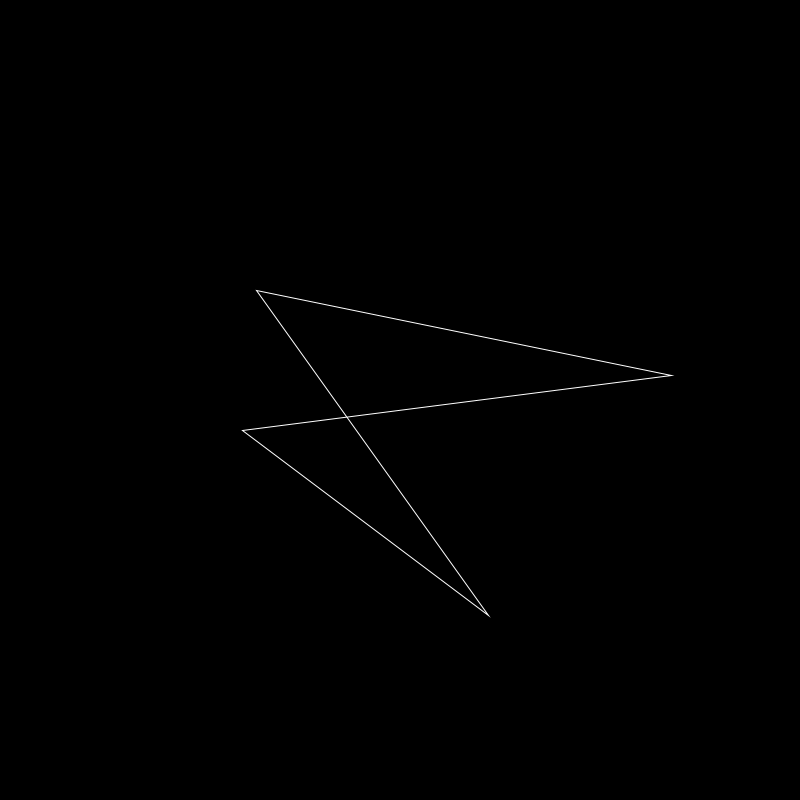
Frame 1 (no input)
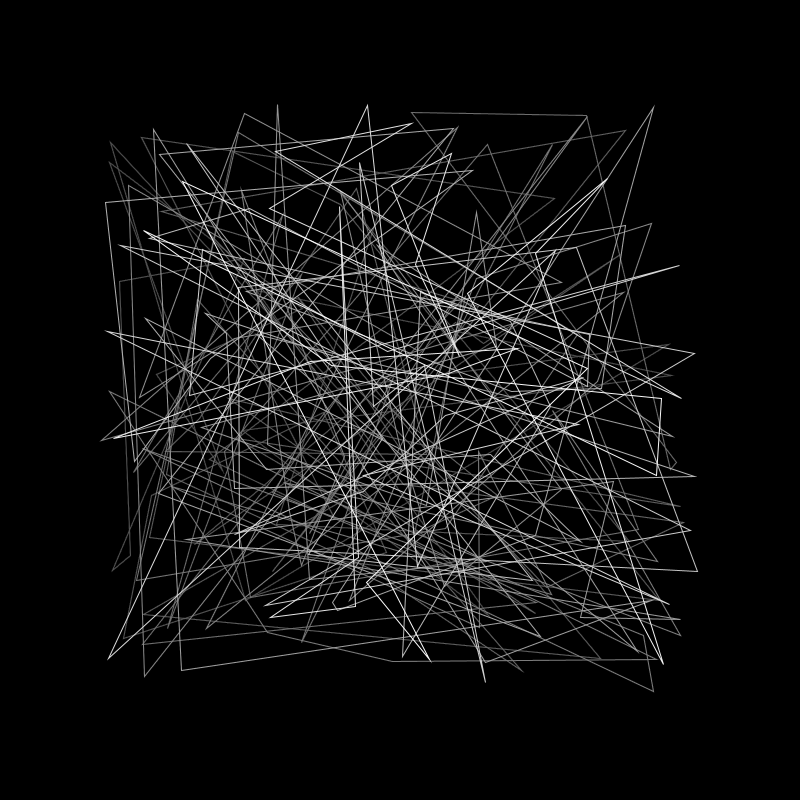
Frame 60 (the mouse pressed at the canvas centre just before this capture)
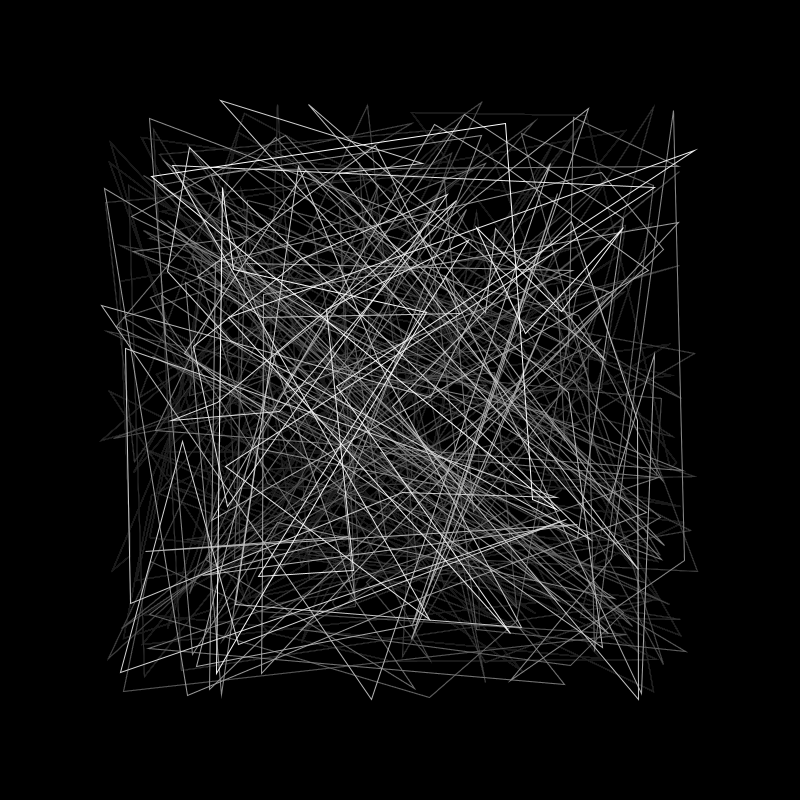
Frame 120 (the mouse held since frame 60 and released just before this capture)

The Processing sketch that drew these frames (run headless with seeded random() and noise(); from frame 60 on, the mouse is pressed at the canvas centre):

// Processing sketch: processing_132741
// ── processing_132741.pde


// TODO: put all your variable declarations here

void setup() {
  size(800,800);   
  background(0);  
  smooth();
}

void draw() {
  
  
int xis1 = round(random(100,700));
int xis2 = round(random(100,700));
int xis3 = round(random(100,700));
int xis4 = round(random(100,700));
int yps1 = round(random(100,700));
int yps2 = round(random(100,700));
int yps3 = round(random(100,700));
int yps4 = round(random(100,700));

fill(0,0,0,5);
noStroke();

rect(0,0,800,800);

noFill();
stroke(255);

quad(xis1,yps1,xis2,yps2,xis3,yps3,xis4,yps4);
  
}
